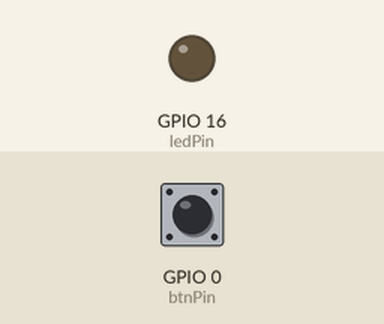
Recording of a sketch running on a simulated ESP8266 (NodeMCU). Shown: output pins drawn as LEDs (lit = HIGH). The test bench sets the inputs (shaded band); at power-on: GPIO 0 (btnPin) HIGH. WiFi joins after 1.5 s; servers stay silent unless stated.

Above: at 3.0 s.
3.1 s: GPIO 0 (btnPin) pulled LOW for 0.15 s
At 4.0 s:
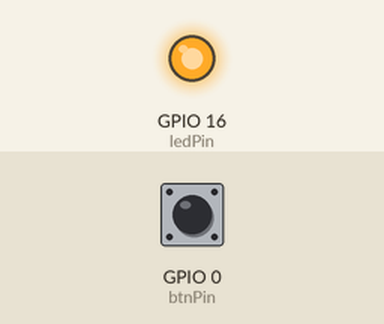
4.7 s: GPIO 0 (btnPin) pulled LOW for 1 s
At 5.2 s:
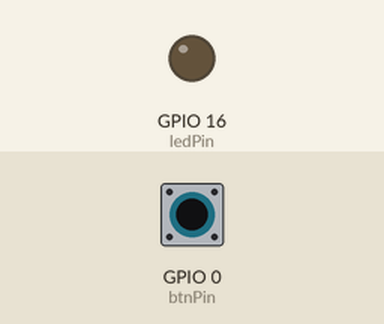
7.2 s: GPIO 0 (btnPin) pulled LOW for 3.2 s
At 8.3 s:
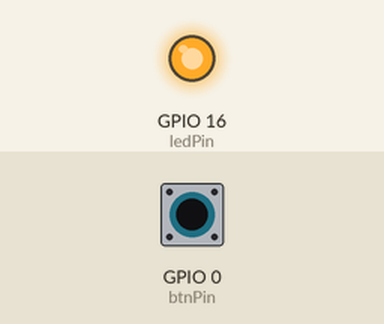
Timing chart, 0 to 10.2 s (numbered marks = the images above; inputs shaded):
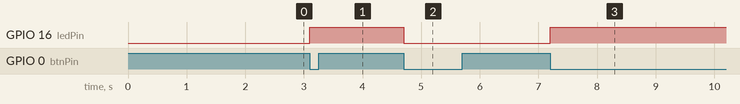

The sketch:

ESP8266.ino
```cpp
// (licence header left out)
#define BLYNK_PRINT Serial
#include <ESP8266WiFi.h>
#include <BlynkSimpleEsp8266.h>

char auth[] = "*****";//enter auth

char ssid[] = "*****";//enter wifi name
char pass[] = "*****";//enter wifi password

const int ledPin = 16;
const int btnPin = 0;

BlynkTimer timer;
void checkPhysicalButton();

int ledState = LOW;
int btnState = HIGH;

BLYNK_CONNECTED() {
  Blynk.syncVirtual(V2);

  // Alternatively, you could override server state using:
//  Blynk.virtualWrite(V2, ledState);
}

// When App button is pushed - switch the state
BLYNK_WRITE(V2) {
  ledState = param.asInt();
  digitalWrite(ledPin, ledState);
}

void checkPhysicalButton()
{
  if (digitalRead(btnPin) == LOW) {
    // btnState is used to avoid sequential toggles
    if (btnState != LOW) {

      // Toggle LED state
      ledState = !ledState;
      digitalWrite(ledPin, ledState);

      // Update Button Widget
      Blynk.virtualWrite(V2, ledState);
    }
    btnState = LOW;
  } else {
    btnState = HIGH;
  }
}

void setup()
{
  // Debug console
  Serial.begin(9600);

  Blynk.begin(auth, ssid, pass);

  pinMode(ledPin, OUTPUT);
  pinMode(btnPin, INPUT);
  digitalWrite(ledPin, ledState);

  // Setup a function to be called every 100 ms
  timer.setInterval(100L, checkPhysicalButton);
}

void loop()
{
  Blynk.run();
  timer.run();
}
```

Measured:
- after the input at 3.1 s, GPIO 16 (ledPin): LOW → HIGH at once
- after the input at 4.7 s, GPIO 16 (ledPin): HIGH → LOW at once
- after the input at 7.2 s, GPIO 16 (ledPin): LOW → HIGH at once
